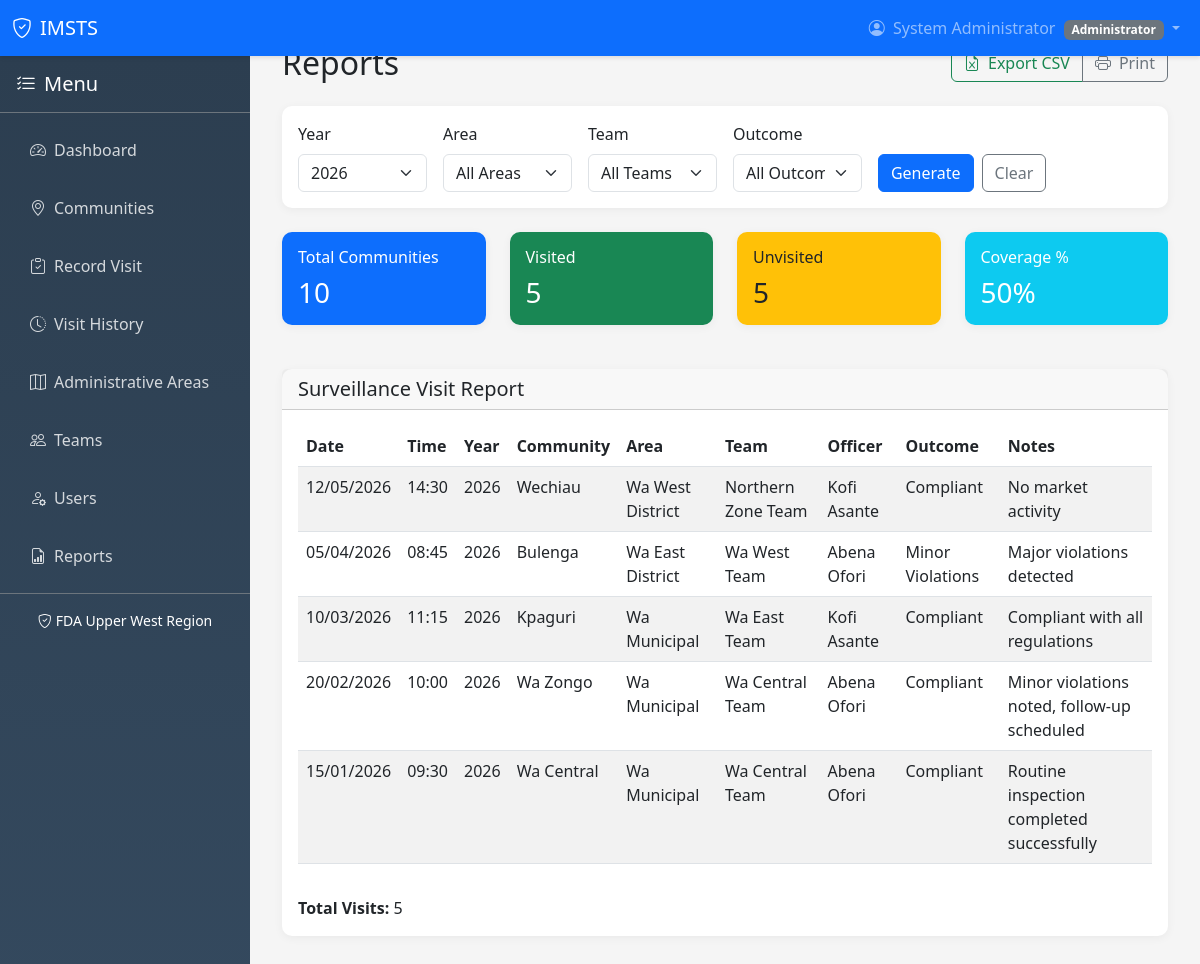
The page /reports/index.php (signed in) on the database its author committed.
### tables this page shows
CREATE TABLE IF NOT EXISTS surveillance_visits (
    id INT AUTO_INCREMENT PRIMARY KEY,
    community_id INT NOT NULL,
    team_id INT NOT NULL,
    officer_id INT NOT NULL,
    visit_date DATE NOT NULL,
    visit_time TIME NOT NULL,
    operational_year INT NOT NULL,
    inspection_outcome_id INT NOT NULL,
    notes TEXT,
    latitude DECIMAL(10, 8),
    longitude DECIMAL(11, 8),
    is_override BOOLEAN NOT NULL DEFAULT FALSE,
    override_reason TEXT,
    override_authorized_by INT,
    created_at TIMESTAMP DEFAULT CURRENT_TIMESTAMP,
    FOREIGN KEY (community_id) REFERENCES communities(id) ON DELETE RESTRICT,
    FOREIGN KEY (team_id) REFERENCES teams(id) ON DELETE RESTRICT,
    FOREIGN KEY (officer_id) REFERENCES users(id) ON DELETE RESTRICT,
    FOREIGN KEY (inspection_outcome_id) REFERENCES visit_outcomes(id) ON DELETE RESTRICT,
    FOREIGN KEY (override_authorized_by) REFERENCES users(id) ON DELETE SET NULL,
    UNIQUE KEY unique_annual_visit (community_id, operational_year, is_override)
);

CREATE TABLE IF NOT EXISTS communities (
    id INT AUTO_INCREMENT PRIMARY KEY,
    community_name VARCHAR(100) NOT NULL,
    locality_type ENUM('community', 'village', 'town') NOT NULL DEFAULT 'community',
    administrative_area_id INT NOT NULL,
    latitude DECIMAL(10, 8),
    longitude DECIMAL(11, 8),
    description TEXT,
    status ENUM('active', 'inactive') NOT NULL DEFAULT 'active',
    created_at TIMESTAMP DEFAULT CURRENT_TIMESTAMP,
    updated_at TIMESTAMP DEFAULT CURRENT_TIMESTAMP ON UPDATE CURRENT_TIMESTAMP,
    FOREIGN KEY (administrative_area_id) REFERENCES administrative_areas(id) ON DELETE RESTRICT,
    UNIQUE KEY unique_community_area (community_name, administrative_area_id)
);

CREATE TABLE IF NOT EXISTS teams (
    id INT AUTO_INCREMENT PRIMARY KEY,
    team_name VARCHAR(100) NOT NULL,
    team_identifier VARCHAR(20) NOT NULL UNIQUE,
    supervisor VARCHAR(100) NOT NULL,
    status ENUM('active', 'inactive') NOT NULL DEFAULT 'active',
    created_at TIMESTAMP DEFAULT CURRENT_TIMESTAMP,
    updated_at TIMESTAMP DEFAULT CURRENT_TIMESTAMP ON UPDATE CURRENT_TIMESTAMP
);

CREATE TABLE IF NOT EXISTS users (
    id INT AUTO_INCREMENT PRIMARY KEY,
    full_name VARCHAR(100) NOT NULL,
    username VARCHAR(50) NOT NULL UNIQUE,
    email VARCHAR(100) NOT NULL UNIQUE,
    password VARCHAR(255) NOT NULL,
    role ENUM('administrator', 'supervisor', 'field_officer') NOT NULL DEFAULT 'field_officer',
    status ENUM('active', 'inactive') NOT NULL DEFAULT 'active',
    created_at TIMESTAMP DEFAULT CURRENT_TIMESTAMP,
    updated_at TIMESTAMP DEFAULT CURRENT_TIMESTAMP ON UPDATE CURRENT_TIMESTAMP
);

CREATE TABLE IF NOT EXISTS visit_outcomes (
    id INT AUTO_INCREMENT PRIMARY KEY,
    outcome_name VARCHAR(100) NOT NULL,
    description TEXT,
    status ENUM('active', 'inactive') NOT NULL DEFAULT 'active',
    created_at TIMESTAMP DEFAULT CURRENT_TIMESTAMP
);

### config/database.php (called while the page is built, shortened)
<?php
$databaseUrl = getenv('DATABASE_URL');
if ($databaseUrl) {
    $parsedUrl = parse_url($databaseUrl);
    $dbHost = $parsedUrl['host'];
    $dbPort = $parsedUrl['port'] ?? 5432;
    $dbName = ltrim($parsedUrl['path'], '/');
    $dbUser = $parsedUrl['user'];
    $dbPass = $parsedUrl['pass'];
    $dbType = 'pgsql';
} else {
    $dbType = 'mysql';
    $dbHost = 'localhost';
    $dbName = 'imsts_db';
    $dbUser = 'root';
    $dbPass = '';
    $dbPort = 3306;
}
try {
    if ($dbType === 'pgsql') {
        $dsn = "pgsql:host=$dbHost;port=$dbPort;dbname=$dbName";
        $options = [
            PDO::ATTR_ERRMODE => PDO::ERRMODE_EXCEPTION,
            PDO::ATTR_DEFAULT_FETCH_MODE => PDO::FETCH_ASSOC,
            PDO::ATTR_EMULATE_PREPARES => false,
        ];
        $pdo = new PDO($dsn, $dbUser, $dbPass, $options);
    } else {
        $dsn = "mysql:host=$dbHost;port=$dbPort;dbname=$dbName;charset=utf8mb4";
        $options = [
            PDO::ATTR_ERRMODE => PDO::ERRMODE_EXCEPTION,
            PDO::ATTR_DEFAULT_FETCH_MODE => PDO::FETCH_ASSOC,
            PDO::ATTR_EMULATE_PREPARES => false,
        ];
        $pdo = new PDO($dsn, $dbUser, $dbPass, $options);
    }
} catch (PDOException $e) {
    error_log("Database Connection Error: " . $e->getMessage());
    die("Database connection failed. Please check your configuration.");
}
function executeQuery($sql, $params = []) {
    global $pdo;
    try {
        $stmt = $pdo->prepare($sql);
        $stmt->execute($params);
        return $stmt;
    } catch (PDOException $e) {
        error_log("Query Error: " . $e->getMessage());
        throw $e;
    }
}
function fetchOne($sql, $params = []) {
    $stmt = executeQuery($sql, $params);
    return $stmt->fetch();
}
function fetchAll($sql, $params = []) {
    $stmt = executeQuery($sql, $params);
    return $stmt->fetchAll();
}
?>

### includes/functions.php (called while the page is built, shortened)
<?php
require_once 'config/database.php';
function getOperationalYear($date = null) {
    if ($date === null) $date = date('Y-m-d');
    return (int)date('Y', strtotime($date));
}
function formatDate($date) {
    return date('d/m/Y', strtotime($date));
}
function formatTime($time) {
    return date('H:i', strtotime($time));
}
?>

### reports/index.php (the view, shortened to what this page needs)
<?php
require_once '../includes/functions.php';
$yearFilter = $_GET['year'] ?? getOperationalYear();
$sql = "SELECT sv.*, c.community_name, c.locality_type, aa.name as area_name,
        vo.outcome_name, t.team_name, u.full_name as officer_name
        FROM surveillance_visits sv
        JOIN communities c ON sv.community_id = c.id
        JOIN administrative_areas aa ON c.administrative_area_id = aa.id
        JOIN visit_outcomes vo ON sv.inspection_outcome_id = vo.id
        JOIN teams t ON sv.team_id = t.id
        JOIN users u ON sv.officer_id = u.id
        WHERE 1=1";
$params = [];
if ($yearFilter) { $sql .= " AND sv.operational_year = ?"; $params[] = $yearFilter; }
$sql .= " ORDER BY sv.visit_date DESC";
$visits = fetchAll($sql, $params);
$totalCommunities = fetchOne("SELECT COUNT(*) as count FROM communities WHERE status = 'active'")['count'];
$visitedCommunities = count(array_unique(array_column($visits, 'community_id')));
$unvisitedCommunities = $totalCommunities - $visitedCommunities;
$coveragePercentage = $totalCommunities > 0 ? round(($visitedCommunities / $totalCommunities) * 100, 1) : 0;
$years = fetchAll("SELECT DISTINCT operational_year FROM surveillance_visits ORDER BY operational_year DESC");
include '../includes/header.php';
?>
<div class="d-flex justify-content-between align-items-center mb-4">
    <div><h2 class="mb-0">Reports</h2></div>
    <div class="btn-group">
        <button type="button" class="btn btn-outline-success" onclick="exportCSV()">
            <i class="bi bi-file-earmark-excel me-2"></i>Export CSV
        </button>
        <button type="button" class="btn btn-outline-secondary" onclick="window.print()">
            <i class="bi bi-printer me-2"></i>Print
        </button>
    </div>
</div>
<div class="card mb-4">
    <div class="card-body">
        <form method="GET" action="">
            <div class="row g-3">
                <div class="col-md-2">
                    <label class="form-label">Year</label>
                    <select class="form-select" name="year">
                        <?php foreach ($years as $yr): ?>
                        <option value="<?php echo $yr['operational_year']; ?>" <?php echo $yearFilter == $yr['operational_year'] ? 'selected' : ''; ?>><?php echo $yr['operational_year']; ?></option>
                        <?php endforeach; ?>
                    </select>
                </div>
                <div class="col-md-2">
                    <label class="form-label">Area</label>
                    <select class="form-select" name="area">
                        <option value="">All Areas</option>
                    </select>
                </div>
                <div class="col-md-2">
                    <label class="form-label">Team</label>
                    <select class="form-select" name="team">
                        <option value="">All Teams</option>
                    </select>
                </div>
                <div class="col-md-2">
                    <label class="form-label">Outcome</label>
                    <select class="form-select" name="outcome">
                        <option value="">All Outcomes</option>
                    </select>
                </div>
                <div class="col-md-2">
                    <label class="form-label">&nbsp;</label>
                    <div class="d-flex gap-2">
                        <button type="submit" class="btn btn-primary">Generate</button>
                        <a href="index.php" class="btn btn-outline-secondary">Clear</a>
                    </div>
                </div>
            </div>
        </form>
    </div>
</div>
<div class="row g-4 mb-4">
    <div class="col-md-3">
        <div class="card bg-primary text-white">
            <div class="card-body">
                <h6 class="card-title">Total Communities</h6>
                <h3 class="mb-0"><?php echo number_format($totalCommunities); ?></h3>
            </div>
        </div>
    </div>
    <div class="col-md-3">
        <div class="card bg-success text-white">
            <div class="card-body">
                <h6 class="card-title">Visited</h6>
                <h3 class="mb-0"><?php echo number_format($visitedCommunities); ?></h3>
            </div>
        </div>
    </div>
    <div class="col-md-3">
        <div class="card bg-warning text-dark">
            <div class="card-body">
                <h6 class="card-title">Unvisited</h6>
                <h3 class="mb-0"><?php echo number_format($unvisitedCommunities); ?></h3>
            </div>
        </div>
    </div>
    <div class="col-md-3">
        <div class="card bg-info text-white">
            <div class="card-body">
                <h6 class="card-title">Coverage %</h6>
                <h3 class="mb-0"><?php echo $coveragePercentage; ?>%</h3>
            </div>
        </div>
    </div>
</div>
<div class="card">
    <div class="card-header">
        <h5 class="card-title mb-0">Surveillance Visit Report</h5>
    </div>
    <div class="card-body">
        <?php if (empty($visits)): ?>
        <p class="text-muted">No visits found matching your criteria.</p>
        <?php else: ?>
        <div class="table-responsive">
            <table class="table table-striped" id="reportTable">
                <thead><tr><th>Date</th><th>Time</th><th>Year</th><th>Community</th><th>Area</th><th>Team</th><th>Officer</th><th>Outcome</th><th>Notes</th></tr></thead>
                <tbody>
                    <?php foreach ($visits as $visit): ?>
                    <tr>
                        <td><?php echo formatDate($visit['visit_date']); ?></td>
                        <td><?php echo formatTime($visit['visit_time']); ?></td>
                        <td><?php echo $visit['operational_year']; ?></td>
                        <td><?php echo htmlspecialchars($visit['community_name']); ?></td>
                        <td><?php echo htmlspecialchars($visit['area_name']); ?></td>
                        <td><?php echo htmlspecialchars($visit['team_name']); ?></td>
                        <td><?php echo htmlspecialchars($visit['officer_name']); ?></td>
                        <td><?php echo htmlspecialchars($visit['outcome_name']); ?></td>
                        <td><?php echo htmlspecialchars($visit['notes'] ?? '-'); ?></td>
                    </tr>
                    <?php endforeach; ?>
                </tbody>
            </table>
        </div>
        <div class="mt-3"><strong>Total Visits:</strong> <?php echo count($visits); ?></div>
        <?php endif; ?>
    </div>
</div>
<?php include '../includes/footer.php'; ?>

### includes/header.php (style rules this page uses)
body { background-color: #f5f5f5; }
.card { border: none; border-radius: 10px; box-shadow: 0 2px 10px rgba(0,0,0,0.05); margin-bottom: 20px; }

### rows shown on the page
surveillance_visits: visit_date "12/05/2026", visit_time "14:30", operational_year "2026", community.community_name "Wechiau", administrative_areas.name "Wa West District", team.team_name "Northern Zone Team", officer.full_name "Kofi Asante", inspection_outcome.outcome_name "Compliant", notes "No market activity"
surveillance_visits: visit_date "05/04/2026", visit_time "08:45", operational_year "2026", community.community_name "Bulenga", administrative_areas.name "Wa East District", team.team_name "Wa West Team", officer.full_name "Abena Ofori", inspection_outcome.outcome_name "Minor Violations", notes "Major violations detected"
surveillance_visits: visit_date "10/03/2026", visit_time "11:15", operational_year "2026", community.community_name "Kpaguri", administrative_areas.name "Wa Municipal", team.team_name "Wa East Team", officer.full_name "Kofi Asante", inspection_outcome.outcome_name "Compliant", notes "Compliant with all regulations"
surveillance_visits: visit_date "20/02/2026", visit_time "10:00", operational_year "2026", community.community_name "Wa Zongo", administrative_areas.name "Wa Municipal", team.team_name "Wa Central Team", officer.full_name "Abena Ofori", inspection_outcome.outcome_name "Compliant", notes "Minor violations noted, follow-up scheduled"
surveillance_visits: visit_date "15/01/2026", visit_time "09:30", operational_year "2026", community.community_name "Wa Central", administrative_areas.name "Wa Municipal", team.team_name "Wa Central Team", officer.full_name "Abena Ofori", inspection_outcome.outcome_name "Compliant", notes "Routine inspection completed successfully"

### other values the page prints
$_SESSION['full_name'] "System Administrator"
$_SESSION['role'] "Administrator"
$totalCommunities "10"
$visitedCommunities "5"
$unvisitedCommunities "5"
$coveragePercentage "50"
count($visits) "5"
form field year "2026"
